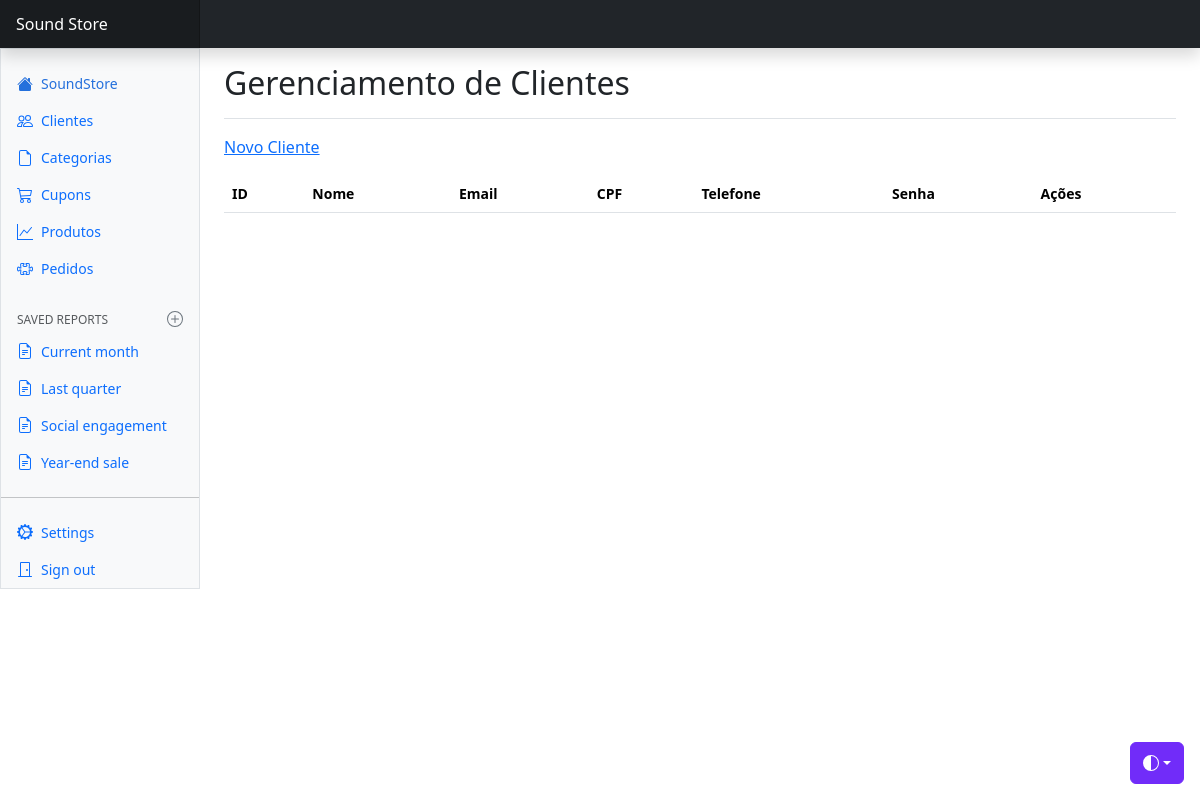
The app's page /views/cliente/index.php, older data.
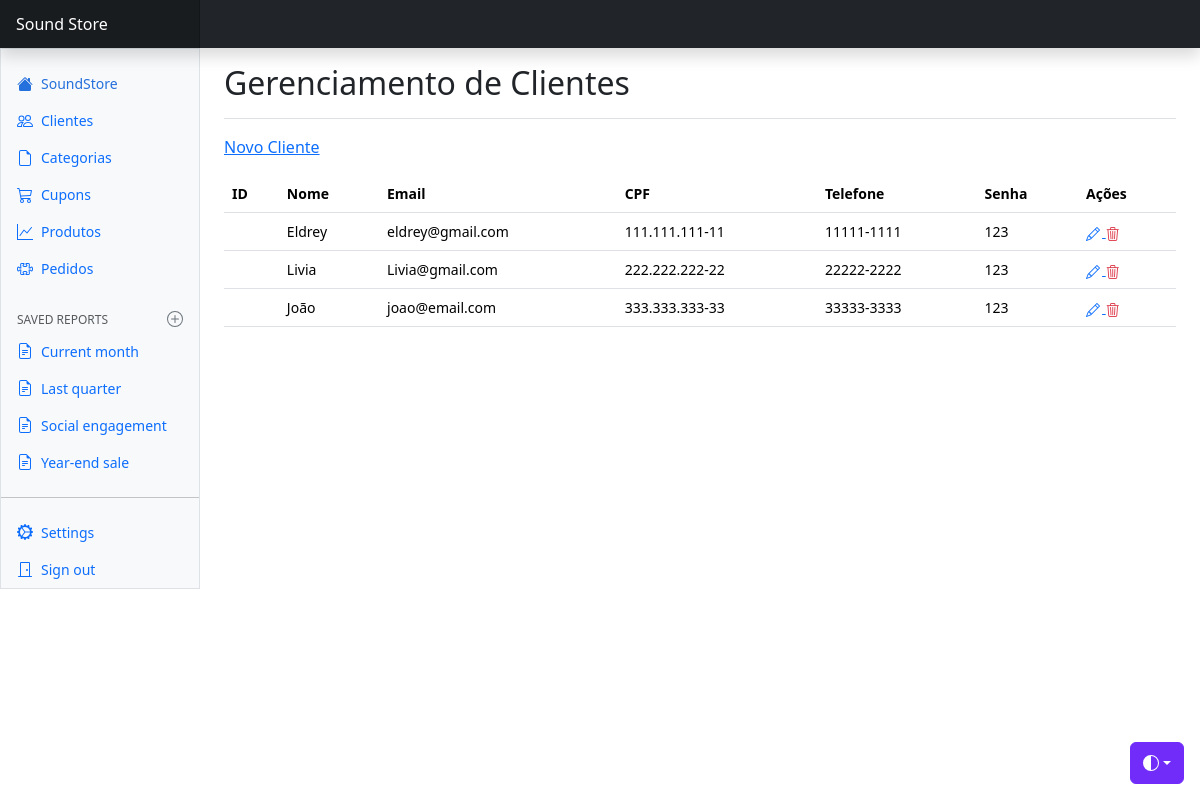
The same page, newer data.
### tables this page shows
CREATE TABLE `clientes` (
  `id` int(11) NOT NULL,
  `nome` varchar(100) DEFAULT NULL,
  `email` varchar(100) DEFAULT NULL,
  `cpf` varchar(14) DEFAULT NULL,
  `telefone` varchar(20) DEFAULT NULL,
  `senha` varchar(100) DEFAULT NULL
);

### config/BD.php (called while the page is built)
<?php
    class BD {
        public static function getConexao() {
            $conn = new PDO(
                "mysql:host=localhost;dbname=soundstore_bd",
                "root",
                ""
            );
            return $conn;
        }
    }

### model/dao/ClienteDAO.php (called while the page is built, shortened)
<?php
    class ClienteDAO {
        public function read() {
            try {
                $query = BD::getConexao()->prepare("SELECT * FROM clientes");
                if(!$query->execute()) {
                    print_r($query->errorInfo());
                }
                $listaClientes = array();
                foreach($query->fetchAll(PDO::FETCH_ASSOC) as $linha) {
                    $cliente = new Cliente();
                    $cliente->setId($linha['id_cliente']);
                    $cliente->setNome($linha['nome']);
                    $cliente->setEmail($linha['email']);
                    $cliente->setCpf($linha['cpf']);
                    $cliente->setTelefone($linha['telefone']);
                    $cliente->setSenha($linha['senha']);
                    array_push($listaClientes, $cliente);
                }
                return $listaClientes;
            }
            catch(PDOException $e) {
                echo "Erro #2: " . $e->getMessage();
            }
        }
    }

### model/bean/Cliente.php (called while the page is built)
<?php
    class Cliente {
        private $id;
        private $nome;
        private $email;
        private $cpf;
        private $telefone;
        private $senha;
        public function getId() {
            return $this->id;
        }
        public function setId($id) {
            $this->id = $id;
        }
        public function getNome() {
            return $this->nome;
        }
        public function setNome($nome) {
            $this->nome = $nome;
        }
        public function getEmail() {
            return $this->email;
        }
        public function setEmail($email) {
            $this->email = $email;
        }
        public function getCpf() {
            return $this->cpf;
        }
        public function setCpf($cpf) {
            $this->cpf = $cpf;
        }
        public function getTelefone() {
            return $this->telefone;
        }
        public function setTelefone($telefone) {
            $this->telefone = $telefone;
        }
        public function getSenha() {
            return $this->senha;
        }
        public function setSenha($senha) {
            $this->senha = $senha;
        }
    }

### views/cliente/index.php (the view, shortened to what the changed rows need)
<?php
    $dao = new ClienteDAO();
?>
<!doctype html>
<html lang="en" data-bs-theme="auto">
  <head>
    <link href="../../css/bootstrap.min.css" rel="stylesheet" />
    <link rel="stylesheet" href="https://cdn.jsdelivr.net/npm/bootstrap-icons@1.13.1/font/bootstrap-icons.min.css">
    <link href="../../css/dashboard.css" rel="stylesheet" />
  </head>
  <body>
    <div class="container-fluid">
      <div class="row">
        <main class="col-md-9 ms-sm-auto col-lg-10 px-md-4">
          <div
            class="d-flex justify-content-between flex-wrap flex-md-nowrap align-items-center pt-3 pb-2 mb-3 border-bottom"
          >
            <h1 class="h2">Gerenciamento de Clientes</h1>
          </div>
          <div class="table-responsive small">
            <table class="table table-hover">
                <tr>
                    <th>ID</th>
                    <th>Nome</th>
                    <th>Email</th>
                    <th>CPF</th>
                    <th>Telefone</th>
                    <th>Senha</th>
                    <th>Ações</th>
                </tr>
                <?php foreach($dao->read() as $cliente) : ?>
                    <tr>
                        <td><?= $cliente->getId() ?></td>
                        <td><?= $cliente->getNome() ?></td>
                        <td><?= $cliente->getEmail() ?></td>
                        <td><?= $cliente->getCpf() ?></td>
                        <td><?= $cliente->getTelefone() ?></td>
                        <td><?= $cliente->getSenha() ?></td>
                        <td>
                          <a title="Editar" href="edit.php?id=<?= $cliente->getId() ?>">
                            <i class="bi bi-pencil"></i>
                          </a>
                          <a title="Excluir" class="link-danger" href="destroy.php?id=<?= $cliente->getId() ?>">
                            <i class="bi bi-trash3"></i>
                          </a>
                        </td>
                    </tr>
                <?php endforeach ?>
            </table>
          </div>
        </main>
      </div>
    </div>
  </body>
</html>

Row changes from the older to the newer data that the page shows:
added clientes: nome "Eldrey", email "eldrey@gmail.com", cpf "111.111.111-11", telefone "11111-1111", senha "123"
added clientes: nome "Livia", email "Livia@gmail.com", cpf "222.222.222-22", telefone "22222-2222", senha "123"
added clientes: nome "João", email "joao@email.com", cpf "333.333.333-33", telefone "33333-3333", senha "123"
